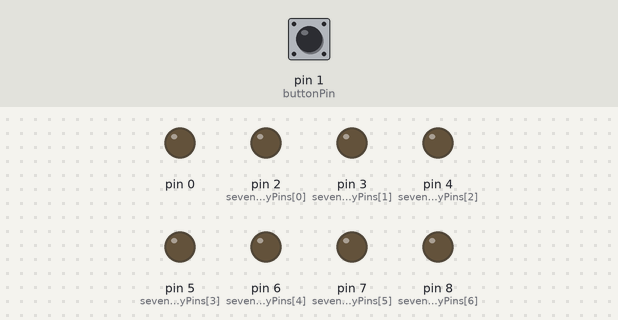
A sketch run on a simulated Arduino Uno, built with avr-gcc and run on an emulated ATmega328P. Shown: output pins drawn as LEDs (lit = HIGH). Dashed ring = blinking. The inputs (shaded band) are chosen by the test bench; at power-on: pin 1 (buttonPin) HIGH. Random numbers use the default seed unless the sketch sets one.

Above: at 1.2 s.
1.3 s: pin 1 (buttonPin) pulled LOW for 0.15 s
At 3.8 s:
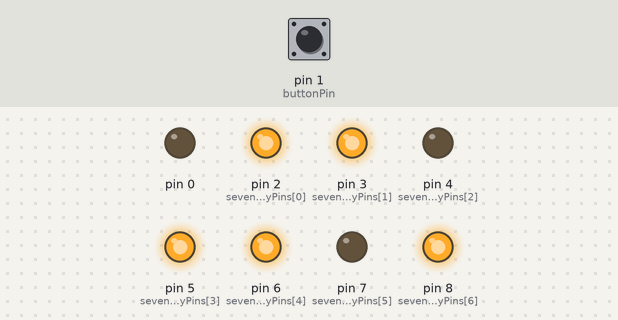
4.3 s: pin 1 (buttonPin) pulled LOW for 3.2 s
At 8.9 s:
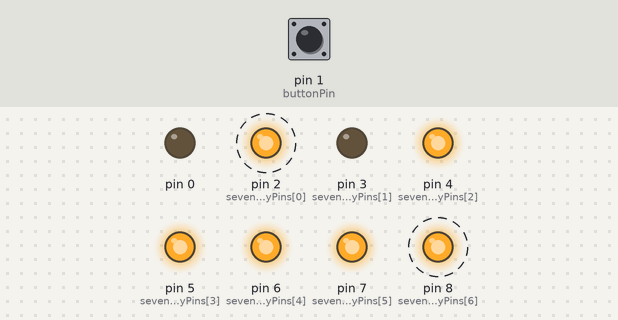
9.3 s: pin 1 (buttonPin) pulled LOW for 1 s
At 11.1 s:
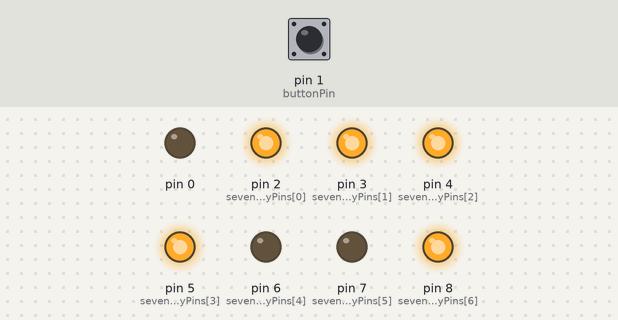
12.3 s: pin 1 (buttonPin) pulled LOW for 0.15 s
At 14.6 s:
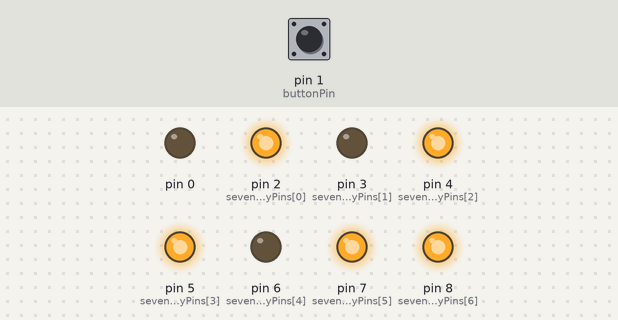
15.3 s: pin 1 (buttonPin) pulled LOW for 3.2 s
At 19.6 s:
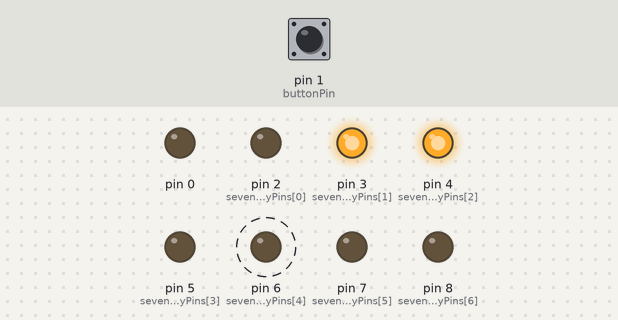
Timing chart, 0 to 21.1 s (numbered marks = the images above; inputs shaded):
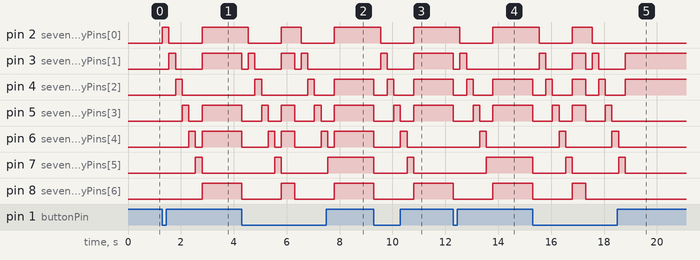

Measured:
- after the input at 1.3 s, pin 2 (sevenSegmentDisplayPins[0]): LOW → HIGH at once, → LOW 0.25 s later, → HIGH 1.3 s later; pin 3 (sevenSegmentDisplayPins[1]): LOW → HIGH after 0.25 s, → LOW 0.25 s later, → HIGH 1.0 s later
- after the input at 4.3 s, pin 2 (sevenSegmentDisplayPins[0]): alternates HIGH for 0.75 s and LOW for 1.3 s, starting after 0.25 s; pin 3 (sevenSegmentDisplayPins[1]): goes LOW 0.25 s, HIGH 0.25 s, LOW 1.0 s, HIGH 0.50 s, LOW 0.25 s, HIGH 0.25 s, then LOW, starting at once
- after the input at 9.3 s, pin 2 (sevenSegmentDisplayPins[0]): HIGH → LOW after 0.25 s, → HIGH 1.3 s later; pin 3 (sevenSegmentDisplayPins[1]): LOW → HIGH after 0.25 s, → LOW 0.25 s later, → HIGH 1.0 s later
- after the input at 12.3 s, pin 2 (sevenSegmentDisplayPins[0]): HIGH → LOW after 0.25 s, → HIGH 1.3 s later; pin 3 (sevenSegmentDisplayPins[1]): HIGH → LOW at once, → HIGH 0.25 s later, → LOW 0.25 s later
- after the input at 15.3 s, pin 2 (sevenSegmentDisplayPins[0]): HIGH → LOW after 0.25 s, → HIGH 1.3 s later, → LOW 0.75 s later; pin 3 (sevenSegmentDisplayPins[1]): goes HIGH 0.25 s, LOW 1.0 s, HIGH 0.50 s, LOW 0.25 s, HIGH 0.25 s, LOW 1.0 s, then HIGH, starting after 0.25 s

The sketch:

digital_dice_roller.ino
```cpp
/*
  Digital Dice Roller

  This program displays a number entered by the user, from 0 to F (15) in hexadecimal on the 7-segment display

  Push-Button Asigned to Pin 1
  7-Segment Display 'a' pin Asigned to Pin 2
  7-Segment Display 'b' pin Asigned to Pin 3
  7-Segment Display 'c' pin Asigned to Pin 4
  7-Segment Display 'd' pin Asigned to Pin 5
  7-Segment Display 'e' pin Asigned to Pin 6
  7-Segment Display 'f' pin Asigned to Pin 7
  7-Segment Display 'g' pin Asigned to Pin 8
  7-Segment Display '.' pin Asigned to Pin 9

  The circuit:
  1 7-Segment Display Common Anode or Common Cathode
  8 Resistors
  1 Push-Button

  Created 11/3/19
  By Miguel Osuna
  Modified: -/-/-
  By: -----------
*/

const int buttonPin = 1;
int sevenSegmentDisplayPins[] = {2, 3, 4, 5, 6, 7, 8};

//                     a, b, c, d, e, f, g, .
byte digits[6][8] =
{
                      {0, 1, 1, 0, 0, 0, 0, 0}, //1
                      {1, 1, 0, 1, 1, 0, 1, 0}, //2
                      {1, 1, 1, 1, 0, 0, 1, 0}, //3
                      {0, 1, 1, 0, 0, 1, 1, 0}, //4
                      {1, 0, 1, 1, 0, 1, 1, 0}, //5
                      {1, 0, 1, 1, 1, 1, 1, 0}, //6
};

byte spinDigits[6][8] =
{
                      {1, 0, 0, 0, 0, 0, 0 ,0},
                      {0, 1, 0, 0, 0, 0, 0, 0},
                      {0, 0, 1, 0, 0, 0, 0, 0},
                      {0, 0, 0, 1, 0, 0, 0, 0},
                      {0, 0, 0, 0, 1, 0, 0, 0},
                      {0, 0, 0, 0, 0, 1, 0, 0},
};

void setup()
{
    for(int i = 0; i < 8; i++)
    {
        pinMode(sevenSegmentDisplayPins[i], OUTPUT);
        digitalWrite(sevenSegmentDisplayPins[i], LOW);
    }
    pinMode(buttonPin, INPUT_PULLUP);
}

void loop()
{

  // Wait for the push-button to be pressed
  // We espect a LOW, because of the Internal Pull-up resistor
  if(digitalRead(buttonPin) == LOW)
  {
    spin();
    rollDice();
    delay(500);
  }

}

void numberToDisplay(int number)
{
    for(int i = 0; i < 8; i++)
        digitalWrite(sevenSegmentDisplayPins[i], digits[number-1][i]);
}

void rollDice()
{
    numberToDisplay(random(1,7));
}

void spin()
{
  for (int j = 0; j < 6; j++)
  {
      for (int i = 0; i < 8; i++)
          digitalWrite(sevenSegmentDisplayPins[i], spinDigits[j][i]);
      delay(250);
  }
}
```
